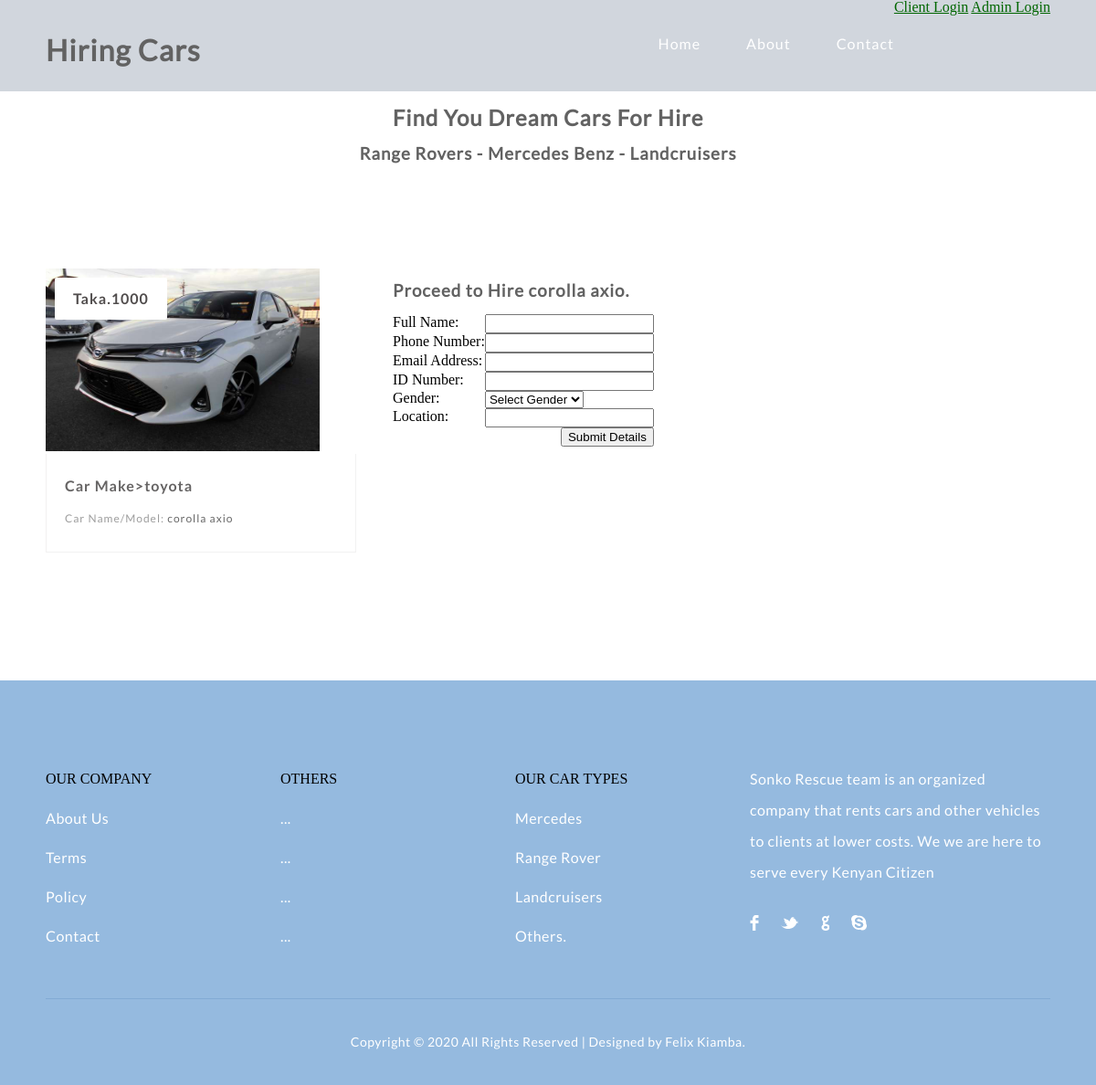
/book_car.php?id=11, run on the app's committed database.
### tables this page shows
CREATE TABLE `cars` (
  `car_id` int(11) NOT NULL,
  `car_name` varchar(255) NOT NULL,
  `car_type` varchar(255) NOT NULL,
  `image` text NOT NULL,
  `hire_cost` int(11) NOT NULL,
  `capacity` int(11) NOT NULL,
  `status` varchar(255) NOT NULL
);

### book_car.php (the view, shortened to what this page needs)
<!DOCTYPE html>
<html lang="en">
<head>
	<link rel="stylesheet" type="text/css" href="css/reset.css">
	<link rel="stylesheet" type="text/css" href="css/responsive.css">
</head>
<body>
	<section class="">
		<?php
			include 'header.php';
		?>
			<section class="caption">
				<h2 class="caption" style="text-align: center">Find You Dream Cars For Hire</h2>
				<h3 class="properties" style="text-align: center">Range Rovers - Mercedes Benz - Landcruisers</h3>
			</section>
	</section>
	<section class="listings">
		<div class="wrapper">
			<ul class="properties_list">
			<?php
						include 'includes/config.php';
						$sel = "SELECT * FROM cars WHERE car_id = '$_GET[id]'";
						$rs = $conn->query($sel);
						$rws = $rs->fetch_assoc();
						$id=$rws['car_id'];
			?>
				<li>
					<a href="book_car.php?id=<?php echo $rws['car_id'] ?>">
						<img class="thumb" src="cars/<?php echo $rws['image'];?>" width="300" height="200">
					</a>
					<span class="price"><?php echo 'Taka.'.$rws['hire_cost'];?></span>
					<div class="property_details">
						<h1>
							<a href="book_car.php?id=<?php echo $rws['car_id'] ?>"><?php echo 'Car Make>'.$rws['car_type'];?></a>
						</h1>
						<h2>Car Name/Model: <span class="property_size"><?php echo $rws['car_name'];?></span></h2>
					</div>
				</li>
				<h3>Proceed to Hire <?php echo $rws['car_name'];?>. </h3>
				<?php
					if(!$_SESSION['email'] && (!$_SESSION['pass'])){
				?>
				<form method="post">
					<table>
						<tr>
							<td>Full Name:</td>
							<td><input type="text" name="fname" required></td>
						</tr>
						<tr>
							<td>Phone Number:</td>
							<td><input type="text" name="phone" required></td>
						</tr>
						<tr>
							<td>Email Address:</td>
							<td><input type="email" name="email" required></td>
						</tr>
						<tr>
							<td>ID Number:</td>
							<td><input type="text" name="id_no" required></td>
						</tr>
						<tr>
							<td>Gender:</td>
							<td>
								<select name="gender">
									<option> Select Gender </option>
								</select>
							</td>
						</tr>
						<tr>
							<td>Location:</td>
							<td><input type="text" name="location" required></td>
						</tr>
						<tr>
							<td colspan="2" style="text-align:right"><input type="submit" name="save" value="Submit Details"></td>
						</tr>
					</table>
				</form>
				<?php
					} else
						{
							?>
								<a href="pay.php?id=<?php echo $id;?>&price=<?php echo $rws['hire_cost'];?>">Click to Book</a>
							<?php
						}
				?>
			</ul>
		</div>
	</section>
	<footer>
		<div class="wrapper footer">
			<ul>
				<li class="links">
					<ul>
						<li>OUR COMPANY</li>
						<li><a href="#">About Us</a></li>
						<li><a href="#">Terms</a></li>
						<li><a href="#">Policy</a></li>
						<li><a href="#">Contact</a></li>
					</ul>
				</li>
				<li class="links">
					<ul>
						<li>OTHERS</li>
						<li><a href="#">...</a></li>
						<li><a href="#">...</a></li>
						<li><a href="#">...</a></li>
						<li><a href="#">...</a></li>
					</ul>
				</li>
				<li class="links">
					<ul>
						<li>OUR CAR TYPES</li>
						<li><a href="#">Mercedes</a></li>
						<li><a href="#">Range Rover</a></li>
						<li><a href="#">Landcruisers</a></li>
						<li><a href="#">Others.</a></li>
					</ul>
				</li>
				<li class="about">
					<p>Sonko Rescue team is an organized company that rents cars and other vehicles to clients at lower costs. We we are here to serve every Kenyan Citizen</p>
					<ul>
						<li><a href="http://facebook.com/sonko" class="facebook" target="_blank"></a></li>
						<li><a href="http://twitter.com/sonko" class="twitter" target="_blank"></a></li>
						<li><a href="http://plus.google.com/+sonko" class="google" target="_blank"></a></li>
						<li><a href="#" class="skype"></a></li>
					</ul>
				</li>
			</ul>
		</div>
		<div class="copyrights wrapper">
			Copyright &copy; <?php echo date("Y")?> All Rights Reserved | Designed by Felix Kiamba.
		</div>
	</footer>
</body>
</html>

### css/responsive.css (style rules this page uses)
body { background: #fff; }
.wrapper { max-width: 1100px; margin: 0 auto; position: relative; }
h1, h2, h3, h4, h5 ,h6 { color: #626262; font-family: "lato-regular", Helvetica, Arial, sans-serif; letter-spacing: 1px; }
h1 { font-size: 2em; margin: .67em 0 }
h2 { font-size: 1.5em; margin: .75em 0 }
h3 { font-size: 1.17em; margin: .83em 0 }
h1, h2, h3, h4, h5, h6 { font-weight: bolder }
.listings { padding: 100px 0; }
.listings ul.properties_list { list-style: none; overflow: hidden; }
.listings ul.properties_list li { display: block; width: 30.90909090909091%; height: auto; position: relative; float: left; margin: 0 3.636363636363636% 3.636363636363636% 0; }
.listings ul.properties_list li .price { position: absolute; top: 10px; left: 10px; padding: 15px 20px; background: #ffffff; color: #514d4d; font-family: "lato-bold", Helvetica, Arial, sans-serif; font-size: 16px; font-weight: bold; letter-spacing: 1px; border-radius: 2px; -webkit-border-radius: 2px; -moz-border-radius: 2px; -o-border-radius: 2px; }
.listings ul li .property_details { width: 87.64705882352941%; padding: 2.941176470588235% 5.882352941176471% 4.117647058823529% 5.882352941176471%; border-bottom: 1px solid #f2f1f1; border-left: 1px solid #f2f1f1; border-right: 1px solid #f2f1f1; transition: all .2s linear; -webkit-transition: all .2s linear; -moz-transition: all .2s linear; -o-transition: all .2s linear; }
.listings ul li .property_details h1 { color: #666464; font-family: "lato-bold", Helvetica, Arial, sans-serif; font-size: 16px!important; font-weight: bold; margin-bottom: 5px; line-height: 28px; }
.listings ul li .property_details h1 a { text-decoration: none; color: #666464; }
.listings ul li .property_details h2 { color: #9d9d9d; font-family: "lato-regular", Helvetica, Arial, sans-serif; font-size: 12px; line-height: 26px; font-weight: normal; }
.listings ul li .property_details .property_size { color: #676767; }
footer { padding-top: 100px; background: #95badf; }
footer .footer > ul { overflow: hidden; }
footer .footer > ul > li { display: block; float: left; list-style: none; margin-right: 60px; }
footer .footer > ul > li:last-child { margin-right: 0; }
footer .footer > ul > li.links { width: 197px; }
footer ul li.links > ul > li { display: block; width: 100%; list-style: none; margin-bottom: 27px; }
footer ul li.links > ul > li:last-child { margin-bottom: 0; }
footer .footer > ul > li.links li a { text-decoration: none; display: block; color: #fff; font-family: "lato-regular", Helvetica, Arial, sans-serif; font-size: 16px; letter-spacing: .5px; text-align: left; }
footer .footer > ul > li.about { width: 327px; }
footer ul li.about p { color: #fff; font-family: "lato-regular", Helvetica, Arial, sans-serif; font-size: 16px; letter-spacing: .5px; line-height: 34px; margin-top: -9px; }
footer ul li.about > ul > li { display: inline-block; margin-right: 20px; margin-top: 30px; }
footer ul li.about > ul > li:last-child { margin-right: 0; }
footer ul li.about > ul > li a { background: url('../img/social_media.png') no-repeat; }
footer ul li.about > ul > li a.facebook { display: block; width: 10px; height: 18px; background-position: 0 0; }
footer ul li.about > ul > li a.twitter { display: block; width: 19px; height: 18px; background-position: -11px 0px; }
footer ul li.about > ul > li a.google { display: block; width: 10px; height: 18px; background-position: -31px 0px; }
footer ul li.about > ul > li a.skype { display: block; width: 17px; height: 18px; background-position: -43px 0px; }
footer .copyrights { display: block; text-align: center; padding: 40px 0; margin-top: 60px; color: #fff; font-family: "lato-regular", Helvetica, Arial, sans-serif; font-size: 14px; letter-spacing: .5px; border-top: 1px solid #82abd4; }

### data on the page
cars: image (picture), hire_cost "1000", car_type "toyota", car_name "corolla axio"
